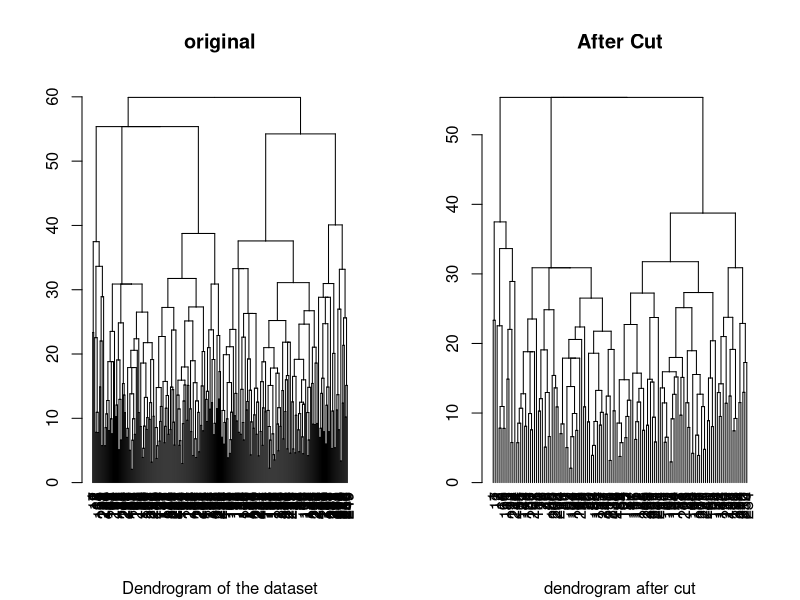

Generate this figure with R:
##############################################################################
## Hierarchical Clustering algorithm implementation on two data sets
##############################################################################
# Data set 2 (User Knowledge Modeling Data Set )
#Description: This dataset involves a number of distinct, though not usually 
#             independent, random variables. This dataset is well suited for 
#             performing classification and clustering algorithms on it.
#             There are 403 instances,5 attributes and no missing values
#             in this dataset
###############################################################################
#read data from  CSV file
h_wcd_data<-read.csv("dumd.csv", header = TRUE, sep=",");
View(h_wcd_data)
h_wcd_data$species<-NULL
##############################################################################
#Load and install packages

#install.packages("cluster")
library(cluster)
###############################################################################

dm<- dist(as.matrix(h_wcd_data))
print(dm)

diana <- diana(dm, metric = "euclidean", stand = TRUE,diss=FALSE)
print(diana,main="Original_tree")
a<-as.dendrogram(diana)
b<-cut(a,2000)
frame<-par(mfrow=c(1,2))
plot(a,main="original",sub="Dendrogram of the dataset")
plot(b$lower[[1]],main="After Cut",sub="dendrogram after cut")
#time complexity:
ptm <- proc.time()
diana <- diana(dm, metric = "euclidean", stand = TRUE,diss=FALSE)
# Stop the clock
proc.time() 
